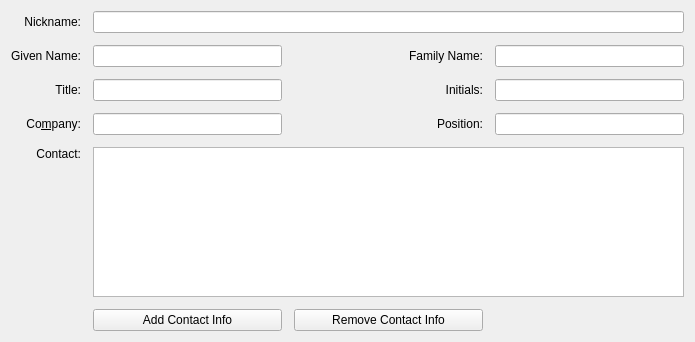
<?xml version="1.0" encoding="utf-8"?>
<ui version="4.0">
 <author>
    SPDX-FileCopyrightText: none
    SPDX-License-Identifier: GPL-3.0-or-later
  </author>
 <class>KoConfigAuthorPage</class>
 <widget class="QWidget" name="KoConfigAuthorPage">
  <property name="geometry">
   <rect>
    <x>0</x>
    <y>0</y>
    <width>695</width>
    <height>342</height>
   </rect>
  </property>
  <layout class="QGridLayout" name="gridLayout_2">
   <item column="0" row="2">
    <spacer>
     <property name="orientation">
      <enum>Qt::Vertical</enum>
     </property>
     <property name="sizeHint" stdset="0">
      <size>
       <width>20</width>
       <height>0</height>
      </size>
     </property>
    </spacer>
   </item>
   <item column="0" row="0">
    <layout class="QGridLayout" name="gridLayout">
     <property name="spacing">
      <number>12</number>
     </property>
     <item column="3" row="2">
      <widget class="QLineEdit" name="leInitials">
       <property name="sizePolicy">
        <sizepolicy hsizetype="Expanding" vsizetype="Fixed">
         <horstretch>1</horstretch>
         <verstretch>0</verstretch>
        </sizepolicy>
       </property>
      </widget>
     </item>
     <item column="1" row="3">
      <widget class="QLineEdit" name="leCompany"/>
     </item>
     <item column="2" row="2">
      <widget class="QLabel" name="lblInitialsDesc">
       <property name="text">
        <string>Initials:</string>
       </property>
       <property name="alignment">
        <set>Qt::AlignRight|Qt::AlignTrailing|Qt::AlignVCenter</set>
       </property>
       <property name="buddy">
        <cstring>leInitials</cstring>
       </property>
      </widget>
     </item>
     <item column="2" row="3">
      <widget class="QLabel" name="lblPositionDesc">
       <property name="text">
        <string comment="Job Position">Position:</string>
       </property>
       <property name="alignment">
        <set>Qt::AlignRight|Qt::AlignTrailing|Qt::AlignVCenter</set>
       </property>
       <property name="buddy">
        <cstring>lePosition</cstring>
       </property>
      </widget>
     </item>
     <item column="3" row="1">
      <widget class="QLineEdit" name="leLastName"/>
     </item>
     <item column="1" row="1">
      <widget class="QLineEdit" name="leFirstName"/>
     </item>
     <item column="0" row="1">
      <widget class="QLabel" name="lblFirst">
       <property name="text">
        <string>Given Name:</string>
       </property>
       <property name="alignment">
        <set>Qt::AlignRight|Qt::AlignTrailing|Qt::AlignVCenter</set>
       </property>
      </widget>
     </item>
     <item column="3" row="3">
      <widget class="QLineEdit" name="lePosition"/>
     </item>
     <item colspan="3" column="1" row="0">
      <widget class="QLineEdit" name="leNickName">
       <property name="sizePolicy">
        <sizepolicy hsizetype="Expanding" vsizetype="Fixed">
         <horstretch>1</horstretch>
         <verstretch>0</verstretch>
        </sizepolicy>
       </property>
      </widget>
     </item>
     <item column="0" row="2">
      <widget class="QLabel" name="lblTitleDesc">
       <property name="text">
        <string comment="Contact title">Title:</string>
       </property>
       <property name="alignment">
        <set>Qt::AlignRight|Qt::AlignTrailing|Qt::AlignVCenter</set>
       </property>
       <property name="buddy">
        <cstring>leTitle</cstring>
       </property>
      </widget>
     </item>
     <item column="1" row="2">
      <widget class="QLineEdit" name="leTitle"/>
     </item>
     <item column="0" row="0">
      <widget class="QLabel" name="fullNameLabel">
       <property name="text">
        <string>Nickname:</string>
       </property>
       <property name="alignment">
        <set>Qt::AlignRight|Qt::AlignTrailing|Qt::AlignVCenter</set>
       </property>
      </widget>
     </item>
     <item column="0" row="3">
      <widget class="QLabel" name="lblCompanyDesc">
       <property name="text">
        <string>Co&amp;mpany:</string>
       </property>
       <property name="alignment">
        <set>Qt::AlignRight|Qt::AlignTrailing|Qt::AlignVCenter</set>
       </property>
       <property name="buddy">
        <cstring>leCompany</cstring>
       </property>
      </widget>
     </item>
     <item column="2" row="1">
      <widget class="QLabel" name="LabelFamily">
       <property name="text">
        <string>Family Name:</string>
       </property>
       <property name="alignment">
        <set>Qt::AlignRight|Qt::AlignTrailing|Qt::AlignVCenter</set>
       </property>
      </widget>
     </item>
     <item column="1" row="5">
      <widget class="QPushButton" name="btnAdd">
       <property name="text">
        <string>Add Contact Info</string>
       </property>
      </widget>
     </item>
     <item column="2" row="5">
      <widget class="QPushButton" name="btnRemove">
       <property name="text">
        <string>Remove Contact Info</string>
       </property>
      </widget>
     </item>
     <item column="0" row="4">
      <widget class="QLabel" name="label">
       <property name="text">
        <string>Contact:</string>
       </property>
       <property name="alignment">
        <set>Qt::AlignRight|Qt::AlignTop|Qt::AlignTrailing</set>
       </property>
      </widget>
     </item>
     <item colspan="3" column="1" row="4">
      <widget class="QTableView" name="tblContactInfo">
       <property name="dragDropOverwriteMode">
        <bool>false</bool>
       </property>
       <property name="cornerButtonEnabled">
        <bool>false</bool>
       </property>
       <attribute name="horizontalHeaderStretchLastSection">
        <bool>true</bool>
       </attribute>
       <attribute name="verticalHeaderVisible">
        <bool>false</bool>
       </attribute>
       <attribute name="verticalHeaderStretchLastSection">
        <bool>false</bool>
       </attribute>
      </widget>
     </item>
    </layout>
   </item>
  </layout>
 </widget>
 <tabstops>
  <tabstop>leNickName</tabstop>
  <tabstop>leFirstName</tabstop>
  <tabstop>leLastName</tabstop>
  <tabstop>leTitle</tabstop>
  <tabstop>leInitials</tabstop>
  <tabstop>leCompany</tabstop>
  <tabstop>lePosition</tabstop>
  <tabstop>tblContactInfo</tabstop>
  <tabstop>btnAdd</tabstop>
  <tabstop>btnRemove</tabstop>
 </tabstops>
 <resources/>
 <connections/>
</ui>
